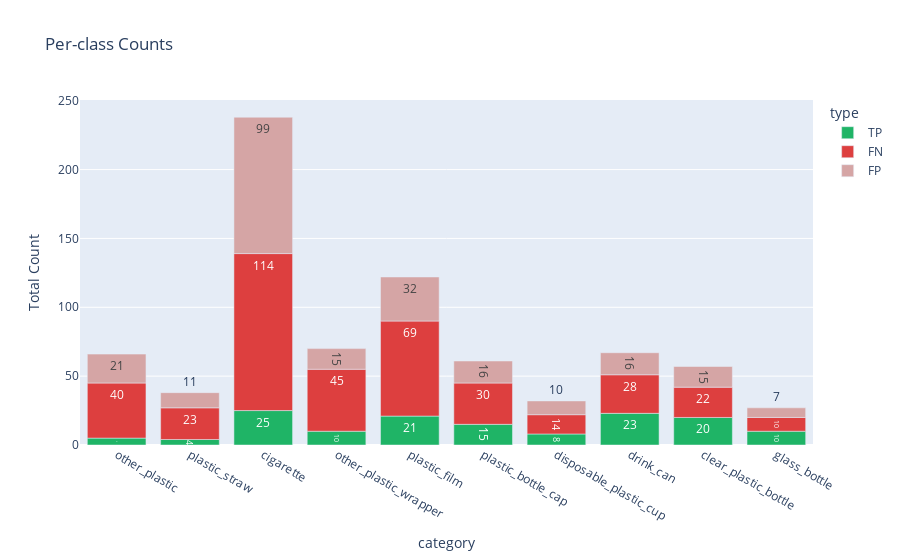

Write notebook code for a chart like this one.
### Code cell
import plotly.express as px
color_map = {
    'TP': '#1fb466',  # Light blue color for Product A
    'FN': '#dd3f3f',    # Magenta color for Product B
    'FP': '#d5a5a5'   # Lime green color for Product C
}
fig = px.bar(df, x="category", y="count", color="type", title="Per-class Counts",
             labels={'count': 'Total Count'}, text='count',
             color_discrete_map=color_map)

# change colors

fig.show()

### Figure 1 — Plotly figure (JSON) as saved in the notebook; plotly's stock layout.template omitted (floating-point values rounded to 4 significant figures)
{"data": [{"alignmentgroup": "True", "hovertemplate": "type=TP<br>category=%{x}<br>Total Count=%{text}<extra></extra>", "legendgroup": "TP", "marker": {"color": "#1fb466", "pattern": {"shape": ""}}, "name": "TP", "offsetgroup": "TP", "orientation": "v", "showlegend": true, "text": [5, 4, 25, 10, 21, 15, 8, 23, 20, 10], "textposition": "auto", "type": "bar", "x": ["other_plastic", "plastic_straw", "cigarette", "other_plastic_wrapper", "plastic_film", "plastic_bottle_cap", "disposable_plastic_cup", "drink_can", "clear_plastic_bottle", "glass_bottle"], "xaxis": "x", "y": [5, 4, 25, 10, 21, 15, 8, 23, 20, 10], "yaxis": "y"}, {"alignmentgroup": "True", "hovertemplate": "type=FN<br>category=%{x}<br>Total Count=%{text}<extra></extra>", "legendgroup": "FN", "marker": {"color": "#dd3f3f", "pattern": {"shape": ""}}, "name": "FN", "offsetgroup": "FN", "orientation": "v", "showlegend": true, "text": [40, 23, 114, 45, 69, 30, 14, 28, 22, 10], "textposition": "auto", "type": "bar", "x": ["other_plastic", "plastic_straw", "cigarette", "other_plastic_wrapper", "plastic_film", "plastic_bottle_cap", "disposable_plastic_cup", "drink_can", "clear_plastic_bottle", "glass_bottle"], "xaxis": "x", "y": [40, 23, 114, 45, 69, 30, 14, 28, 22, 10], "yaxis": "y"}, {"alignmentgroup": "True", "hovertemplate": "type=FP<br>category=%{x}<br>Total Count=%{text}<extra></extra>", "legendgroup": "FP", "marker": {"color": "#d5a5a5", "pattern": {"shape": ""}}, "name": "FP", "offsetgroup": "FP", "orientation": "v", "showlegend": true, "text": [21, 11, 99, 15, 32, 16, 10, 16, 15, 7], "textposition": "auto", "type": "bar", "x": ["other_plastic", "plastic_straw", "cigarette", "other_plastic_wrapper", "plastic_film", "plastic_bottle_cap", "disposable_plastic_cup", "drink_can", "clear_plastic_bottle", "glass_bottle"], "xaxis": "x", "y": [21, 11, 99, 15, 32, 16, 10, 16, 15, 7], "yaxis": "y"}], "layout": {"barmode": "relative", "legend": {"title": {"text": "type"}, "tracegroupgap": 0}, "title": {"text": "Per-class Counts"}, "xaxis": {"anchor": "y", "domain": [0, 1], "title": {"text": "category"}}, "yaxis": {"anchor": "x", "domain": [0, 1], "title": {"text": "Total Count"}}}}
